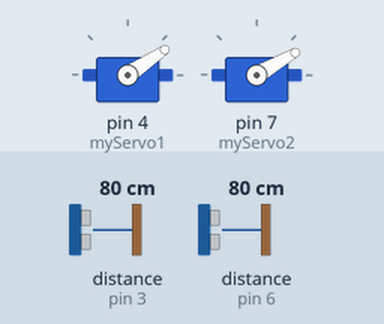
The sketch below on a simulated Arduino Uno, built for the host (arithmetic inside an expression is 32-bit, double 64-bit). Parts: 2 × servo. Wiring (inferred from the names in the program): 2 × ultrasonic range finder: trigger pin 2, echo pin 3 / trigger pin 5, echo pin 6. The inputs (shaded band) are chosen by the test bench; at power-on: distance to the obstacle (sensors on pin 3, pin 6) 80 cm. The echo pulse lasts 58.3 µs per cm; WiFi joins after 1.5 s; servers stay silent unless stated; what the sketch prints to the serial monitor is not drawn.

Above: at 1.2 s.
1.3 s: distance to the obstacle (sensor on pin 3) set to 2 cm
At 1.94 s:
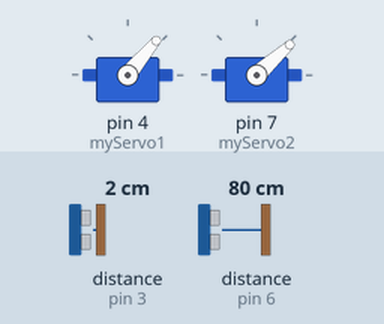
4.3 s: distance to the obstacle (sensor on pin 6) set to 2 cm
At 4.98 s:
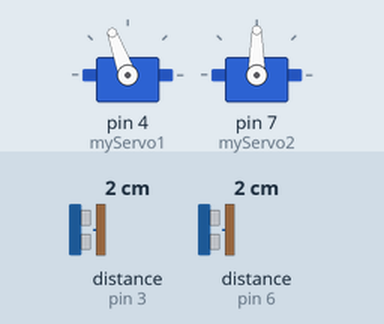
7.3 s: distance to the obstacle (sensor on pin 6) set to 250 cm
At 8.12 s:
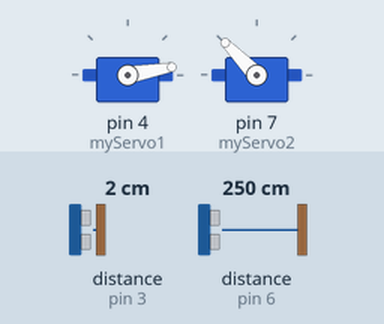
13.3 s: distance to the obstacle (sensor on pin 3) set to 35 cm
At 16.6 s:
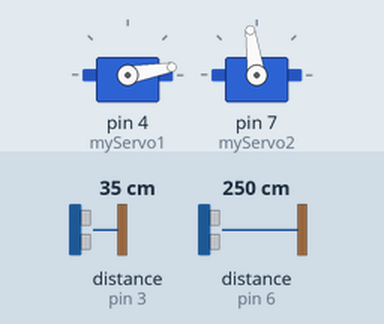
19.3 s: distance to the obstacle (sensor on pin 3) set to 250 cm
22.3 s: distance to the obstacle (sensor on pin 3) set to 4 cm
Timing chart, 0 to 28.0 s (numbered marks = the images above; inputs shaded):
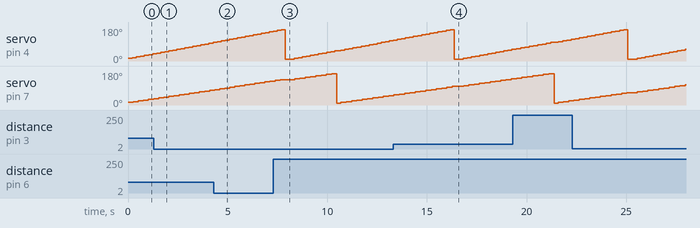

The sketch:

radar.ino
```cpp
// Includes the Servo library
#include <Servo.h>
#include <Ethernet.h>
#include <ArduinoJson.h>
#include <SPI.h>
#include <pt.h>
static struct pt pt1, pt2; // each protothread n

byte mac[] = { 0x00, 0xAA, 0xBB, 0xCC, 0xDE, 0x02 };
IPAddress ip(192,168,137,22);
char server[] = "192.168.137.1";
EthernetClient cliente;

StaticJsonBuffer<1060> jsonBuffer;
JsonObject& root1 = jsonBuffer.createObject();
JsonObject& root2 = jsonBuffer.createObject();

const byte trigPin1 = 2;
const byte echoPin1 = 3;
const byte trigPin2 = 5;
const byte echoPin2 = 6;

byte posisi1 = 10;
byte posisi2 = 10;
byte x1=4;
byte x2=4;

Servo myServo1, myServo2; // Creates a servo object for controlling the servo motor

void setup() {
  pinMode(trigPin1, OUTPUT); // Sets the trigPin as an Output
  pinMode(echoPin1, INPUT); // Sets the echoPin as an Input
  pinMode(trigPin2, OUTPUT); // Sets the trigPin as an Output
  pinMode(echoPin2, INPUT); // Sets the echoPin as an Input
  Serial.begin(9600);
  myServo1.attach(4); // Defines on which pin is the servo motor attached
  myServo2.attach(7); // Defines on which pin is the servo motor attached
  Ethernet.begin(mac, ip);
  PT_INIT(&pt1);  // initialise the two
  PT_INIT(&pt2);  // protothread variables
}
void loop() {
  protothread1(&pt1);
  protothread2(&pt2);
}
// Function for calculating the distance measured by the Ultrasonic sensor
int calculateDistance1(){
  digitalWrite(trigPin1, LOW);
  delayMicroseconds(2);
  digitalWrite(trigPin1, HIGH);
  delayMicroseconds(10);
  digitalWrite(trigPin1, LOW);
  return ((pulseIn(echoPin1, HIGH))*0.034/2);
}
int calculateDistance2(){
  digitalWrite(trigPin2, LOW);
  delayMicroseconds(2);
  digitalWrite(trigPin2, HIGH);
  delayMicroseconds(10);
  digitalWrite(trigPin2, LOW);
  return ((pulseIn(echoPin2, HIGH))*0.034/2);
}

void printIPAddress(){
  Serial.print("My IP address: ");
  for (byte thisByte = 0; thisByte < 4; thisByte++) {
    Serial.print(Ethernet.localIP()[thisByte], DEC);
    Serial.print(".");
  }
  Serial.println();
}
static int protothread1(struct pt *pt) {
  static unsigned long timestamp = 0;
  PT_BEGIN(pt);
  while(1) {
    posisi1 += x1;
    myServo1.write(posisi1);
    timestamp = millis();
    PT_WAIT_UNTIL(pt, millis() - timestamp > 200);
    root1[String(posisi1)] = calculateDistance1();
    if(posisi1 >= 166){
      posisi1 = 10;
      myServo1.write(posisi1);
      if (cliente.connect(server, 80)) {
        root1.printTo(Serial);
        Serial.println();
        cliente.print("GET /latihan/coba1.php?radar=1&value="); //Connecting and Sending values to database
        root1.printTo(cliente);
        cliente.println();
        cliente.stop();
      }else{
        Serial.println("connection failed");
      }
   }
  }
  PT_END(pt);
}
static int protothread2(struct pt *pt) {
  static unsigned long timestamp = 0;
  PT_BEGIN(pt);
  while(1) {
    timestamp = millis();
    posisi2 += x2;
    myServo2.write(posisi2);
    PT_WAIT_UNTIL(pt, millis() - timestamp > 250);
    root2[String(posisi2)] = calculateDistance2();
    if(posisi2 >= 166){
      posisi2 = 10;
      myServo2.write(posisi2);
      if (cliente.connect(server, 80)) {
        cliente.print("GET /latihan/coba1.php?radar=2&value="); //Connecting and Sending values to database
        root2.printTo(cliente);
        cliente.println();
        cliente.stop();
      }else{
        Serial.println("connection failed");
      }
    }
  }
  PT_END(pt);
}
```
